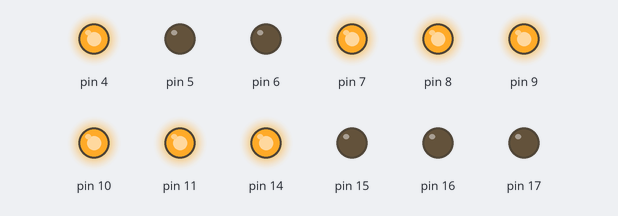
Simulated run of this sketch. Board: Arduino Uno, built with avr-gcc and run on an emulated ATmega328P. On the bench: output pins drawn as LEDs (lit = HIGH).

Above: at 0.05 s.
At 2.75 s:
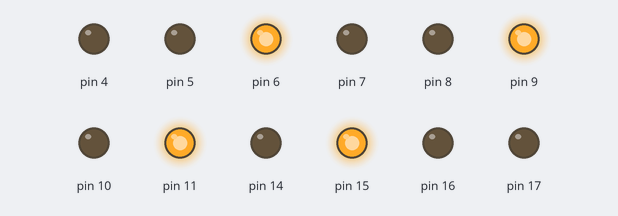
Timing chart, 0 to 3.0 s (numbered marks = the images above):
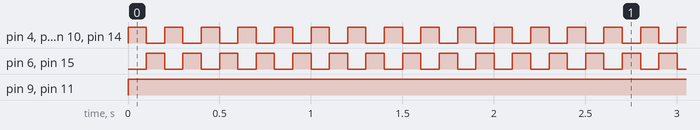

Measured:
- by itself, pin 4, pin 6–8, pin 10, pin 14, pin 15: alternates HIGH for 0.10 s and LOW for 0.10 s
- by itself, pin 9, pin 11: LOW → HIGH at 0.00 s

The sketch:

seven_allsegment.ino
```cpp
void setup() {
  // put your setup code here, to run once:
  pinMode(4,OUTPUT);
  pinMode(5,OUTPUT);
  pinMode(6,OUTPUT);
  pinMode(7,OUTPUT);
  pinMode(8,OUTPUT);
  pinMode(9,OUTPUT);
  pinMode(10,OUTPUT);
  pinMode(11,OUTPUT);
  pinMode(14, OUTPUT);
  pinMode(15, OUTPUT);
  pinMode(16, OUTPUT);
  pinMode(17, OUTPUT);

}

void loop() {
  // put your main code here, to run repeatedly:
  digitalWrite(14, LOW);
  digitalWrite(15, LOW);
  digitalWrite(16, LOW);
  digitalWrite(17, LOW);

  digitalWrite(14, HIGH);
  all(1);
  delay(100);


  digitalWrite(14, LOW);
  digitalWrite(15, LOW);
  digitalWrite(16, LOW);
  digitalWrite(17, LOW);

  digitalWrite(15, HIGH);

  all(2);
  delay(100);
}

void all(int a){
  switch(a)
  {
    case 0:
      digitalWrite(4, LOW);
      digitalWrite(5, LOW);
      digitalWrite(6, LOW);
      digitalWrite(7, LOW);
      digitalWrite(8, LOW);
      digitalWrite(9, LOW);
      digitalWrite(10, HIGH);
      digitalWrite(11, HIGH);
      break;

    case 1:
      digitalWrite(4, HIGH);
      digitalWrite(5, LOW);
      digitalWrite(6, LOW);
      digitalWrite(7, HIGH);
      digitalWrite(8, HIGH);
      digitalWrite(9, HIGH);
      digitalWrite(10, HIGH);
      digitalWrite(11, HIGH);
      break;

    case 2:
      digitalWrite(4, LOW);
      digitalWrite(5, LOW);
      digitalWrite(6, HIGH);
      digitalWrite(7, LOW);
      digitalWrite(8, LOW);
      digitalWrite(9, HIGH);
      digitalWrite(10, LOW);
      digitalWrite(11, HIGH);
      break;

    case 3:
      digitalWrite(4, LOW);
      digitalWrite(5, LOW);
      digitalWrite(6, LOW);
      digitalWrite(7, LOW);
      digitalWrite(8, HIGH);
      digitalWrite(9, HIGH);
      digitalWrite(10, LOW);
      digitalWrite(11, HIGH);
      break;

    case 4:
      digitalWrite(4, HIGH);
      digitalWrite(5, LOW);
      digitalWrite(6, LOW);
      digitalWrite(7, HIGH);
      digitalWrite(8, HIGH);
      digitalWrite(9, LOW);
      digitalWrite(10, LOW);
      digitalWrite(11, HIGH);
      break;

    case 5:
      digitalWrite(4, LOW);
      digitalWrite(5, HIGH);
      digitalWrite(6, LOW);
      digitalWrite(7, LOW);
      digitalWrite(8, HIGH);
      digitalWrite(9, LOW);
      digitalWrite(10, LOW);
      digitalWrite(11, HIGH);
      break;

    case 6:
      digitalWrite(4, LOW);
      digitalWrite(5, HIGH);
      digitalWrite(6, LOW);
      digitalWrite(7, LOW);
      digitalWrite(8, LOW);
      digitalWrite(9, LOW);
      digitalWrite(10, LOW);
      digitalWrite(11, HIGH);
      break;

    case 7:
      digitalWrite(4, LOW);
      digitalWrite(5, LOW);
      digitalWrite(6, LOW);
      digitalWrite(7, HIGH);
      digitalWrite(8, HIGH);
      digitalWrite(9, LOW);
      digitalWrite(10, HIGH);
      digitalWrite(11, HIGH);
      break;

    case 8:
      digitalWrite(4, LOW);
      digitalWrite(5, LOW);
      digitalWrite(6, LOW);
      digitalWrite(7, LOW);
      digitalWrite(8, LOW);
      digitalWrite(9, LOW);
      digitalWrite(10, LOW);
      digitalWrite(11, HIGH);
      break;

    case 9:
      digitalWrite(4, LOW);
      digitalWrite(5, LOW);
      digitalWrite(6, LOW);
      digitalWrite(7, HIGH);
      digitalWrite(8, HIGH);
      digitalWrite(9, LOW);
      digitalWrite(10, LOW);
      digitalWrite(11, HIGH);
      break;
  }
}
```
